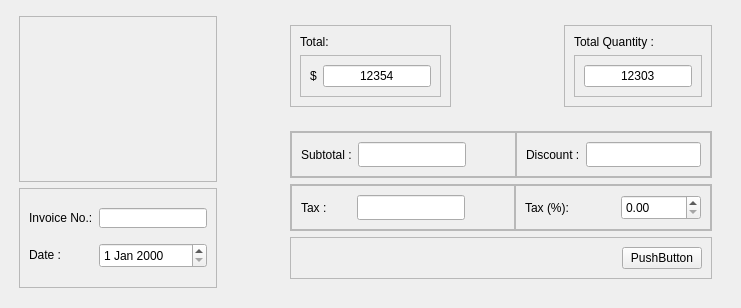
       <widget class="QWidget" name="invoiceInfoFrame" native="true">
        <property name="sizePolicy">
         <sizepolicy hsizetype="Preferred" vsizetype="Preferred">
          <horstretch>0</horstretch>
          <verstretch>0</verstretch>
         </sizepolicy>
        </property>
        <property name="maximumSize">
         <size>
          <width>16777215</width>
          <height>16777215</height>
         </size>
        </property>
        <layout class="QHBoxLayout" name="horizontalLayout_5">
         <property name="leftMargin">
          <number>10</number>
         </property>
         <property name="topMargin">
          <number>7</number>
         </property>
         <item>
          <widget class="QFrame" name="frame_12">
           <property name="frameShape">
            <enum>QFrame::NoFrame</enum>
           </property>
           <property name="frameShadow">
            <enum>QFrame::Raised</enum>
           </property>
           <property name="lineWidth">
            <number>0</number>
           </property>
           <layout class="QVBoxLayout" name="verticalLayout_7">
            <item>
             <widget class="QFrame" name="frame_13">
              <property name="frameShape">
               <enum>QFrame::StyledPanel</enum>
              </property>
              <property name="frameShadow">
               <enum>QFrame::Raised</enum>
              </property>
              <widget class="QLabel" name="label_23">
               <property name="geometry">
                <rect>
                 <x>10</x>
                 <y>-1</y>
                 <width>171</width>
                 <height>111</height>
                </rect>
               </property>
               <property name="text">
                <string/>
               </property>
               <property name="pixmap">
                <pixmap>../../../../business logo template company logo design ( - Made with PosterMyWall (2).png</pixmap>
               </property>
               <property name="scaledContents">
                <bool>true</bool>
               </property>
              </widget>
             </widget>
            </item>
            <item>
             <widget class="QFrame" name="frame">
              <property name="maximumSize">
               <size>
                <width>750</width>
                <height>100</height>
               </size>
              </property>
              <property name="frameShape">
               <enum>QFrame::StyledPanel</enum>
              </property>
              <property name="frameShadow">
               <enum>QFrame::Raised</enum>
              </property>
              <layout class="QFormLayout" name="formLayout">
               <item row="0" column="1">
                <spacer name="verticalSpacer_5">
                 <property name="orientation">
                  <enum>Qt::Vertical</enum>
                 </property>
                 <property name="sizeHint" stdset="0">
                  <size>
                   <width>20</width>
                   <height>40</height>
                  </size>
                 </property>
                </spacer>
               </item>
               <item row="1" column="0">
                <widget class="QLabel" name="label_12">
                 <property name="text">
                  <string>Invoice No.:</string>
                 </property>
                </widget>
               </item>
               <item row="1" column="1">
                <widget class="QLineEdit" name="n_invoice">
                 <property name="minimumSize">
                  <size>
                   <width>30</width>
                   <height>20</height>
                  </size>
                 </property>
                </widget>
               </item>
               <item row="3" column="0">
                <widget class="QLabel" name="label_13">
                 <property name="text">
                  <string>Date :</string>
                 </property>
                </widget>
               </item>
               <item row="3" column="1">
                <widget class="QDateEdit" name="dateEdit">
                 <property name="minimumSize">
                  <size>
                   <width>100</width>
                   <height>25</height>
                  </size>
                 </property>
                </widget>
               </item>
               <item row="4" column="1">
                <spacer name="verticalSpacer_3">
                 <property name="orientation">
                  <enum>Qt::Vertical</enum>
                 </property>
                 <property name="sizeHint" stdset="0">
                  <size>
                   <width>20</width>
                   <height>40</height>
                  </size>
                 </property>
                </spacer>
               </item>
               <item row="2" column="1">
                <spacer name="verticalSpacer_7">
                 <property name="orientation">
                  <enum>Qt::Vertical</enum>
                 </property>
                 <property name="sizeHint" stdset="0">
                  <size>
                   <width>20</width>
                   <height>40</height>
                  </size>
                 </property>
                </spacer>
               </item>
              </layout>
             </widget>
            </item>
           </layout>
          </widget>
         </item>
         <item>
          <spacer name="horizontalSpacer_5">
           <property name="orientation">
            <enum>Qt::Horizontal</enum>
           </property>
           <property name="sizeHint" stdset="0">
            <size>
             <width>40</width>
             <height>20</height>
            </size>
           </property>
          </spacer>
         </item>
         <item>
          <widget class="QWidget" name="summaryFrame" native="true">
           <layout class="QVBoxLayout" name="verticalLayout_9">
            <item>
             <widget class="QWidget" name="widget_3" native="true">
              <layout class="QHBoxLayout" name="horizontalLayout_8">
               <item>
                <widget class="QFrame" name="card_1">
                 <property name="frameShape">
                  <enum>QFrame::StyledPanel</enum>
                 </property>
                 <property name="frameShadow">
                  <enum>QFrame::Raised</enum>
                 </property>
                 <property name="lineWidth">
                  <number>5</number>
                 </property>
                 <layout class="QVBoxLayout" name="verticalLayout_8">
                  <item>
                   <widget class="QLabel" name="label_19">
                    <property name="text">
                     <string>Total: </string>
                    </property>
                    <property name="alignment">
                     <set>Qt::AlignJustify|Qt::AlignVCenter</set>
                    </property>
                   </widget>
                  </item>
                  <item>
                   <widget class="QFrame" name="frame_4">
                    <property name="frameShape">
                     <enum>QFrame::StyledPanel</enum>
                    </property>
                    <property name="frameShadow">
                     <enum>QFrame::Raised</enum>
                    </property>
                    <layout class="QHBoxLayout" name="horizontalLayout_7">
                     <item>
                      <widget class="QLabel" name="label_16">
                       <property name="text">
                        <string>$</string>
                       </property>
                      </widget>
                     </item>
                     <item>
                      <widget class="QLineEdit" name="total">
                       <property name="text">
                        <string>12354</string>
                       </property>
                       <property name="alignment">
                        <set>Qt::AlignCenter</set>
                       </property>
                      </widget>
                     </item>
                    </layout>
                   </widget>
                  </item>
                 </layout>
                </widget>
               </item>
               <item>
                <spacer name="horizontalSpacer_6">
                 <property name="orientation">
                  <enum>Qt::Horizontal</enum>
                 </property>
                 <property name="sizeHint" stdset="0">
                  <size>
                   <width>40</width>
                   <height>20</height>
                  </size>
                 </property>
                </spacer>
               </item>
               <item>
                <widget class="QFrame" name="card_2">
                 <property name="frameShape">
                  <enum>QFrame::StyledPanel</enum>
                 </property>
                 <property name="frameShadow">
                  <enum>QFrame::Raised</enum>
                 </property>
                 <property name="lineWidth">
                  <number>4</number>
                 </property>
                 <layout class="QVBoxLayout" name="verticalLayout_11">
                  <item>
                   <widget class="QLabel" name="label_22">
                    <property name="text">
                     <string>Total Quantity :</string>
                    </property>
                   </widget>
                  </item>
                  <item>
                   <widget class="QFrame" name="frame_8">
                    <property name="frameShape">
                     <enum>QFrame::StyledPanel</enum>
                    </property>
                    <property name="frameShadow">
                     <enum>QFrame::Raised</enum>
                    </property>
                    <layout class="QHBoxLayout" name="horizontalLayout_11">
                     <item>
                      <widget class="QLineEdit" name="total_quantity">
                       <property name="text">
                        <string>12303</string>
                       </property>
                       <property name="alignment">
                        <set>Qt::AlignCenter</set>
                       </property>
                      </widget>
                     </item>
                    </layout>
                   </widget>
                  </item>
                 </layout>
                </widget>
               </item>
              </layout>
             </widget>
            </item>
            <item>
             <widget class="QWidget" name="widget_4" native="true">
              <layout class="QVBoxLayout" name="verticalLayout_12">
               <item>
                <widget class="QFrame" name="frame_7">
                 <property name="styleSheet">
                  <string notr="true"/>
                 </property>
                 <property name="frameShape">
                  <enum>QFrame::StyledPanel</enum>
                 </property>
                 <property name="frameShadow">
                  <enum>QFrame::Raised</enum>
                 </property>
                 <layout class="QHBoxLayout" name="horizontalLayout_12">
                  <property name="spacing">
                   <number>0</number>
                  </property>
                  <property name="leftMargin">
                   <number>0</number>
                  </property>
                  <property name="topMargin">
                   <number>0</number>
                  </property>
                  <property name="rightMargin">
                   <number>0</number>
                  </property>
                  <property name="bottomMargin">
                   <number>0</number>
                  </property>
                  <item>
                   <widget class="QFrame" name="frame_10">
                    <property name="frameShape">
                     <enum>QFrame::StyledPanel</enum>
                    </property>
                    <property name="frameShadow">
                     <enum>QFrame::Raised</enum>
                    </property>
                    <layout class="QHBoxLayout" name="horizontalLayout_15">
                     <item>
                      <widget class="QLabel" name="label_14">
                       <property name="minimumSize">
                        <size>
                         <width>50</width>
                         <height>0</height>
                        </size>
                       </property>
                       <property name="text">
                        <string>Subtotal :</string>
                       </property>
                      </widget>
                     </item>
                     <item>
                      <widget class="QLineEdit" name="subtotal">
                       <property name="minimumSize">
                        <size>
                         <width>100</width>
                         <height>25</height>
                        </size>
                       </property>
                       <property name="alignment">
                        <set>Qt::AlignRight|Qt::AlignTrailing|Qt::AlignVCenter</set>
                       </property>
                      </widget>
                     </item>
                     <item>
                      <spacer name="horizontalSpacer_7">
                       <property name="orientation">
                        <enum>Qt::Horizontal</enum>
                       </property>
                       <property name="sizeHint" stdset="0">
                        <size>
                         <width>40</width>
                         <height>20</height>
                        </size>
                       </property>
                      </spacer>
                     </item>
                    </layout>
                   </widget>
                  </item>
                  <item>
                   <widget class="QFrame" name="frame_11">
                    <property name="frameShape">
                     <enum>QFrame::StyledPanel</enum>
                    </property>
                    <property name="frameShadow">
                     <enum>QFrame::Raised</enum>
                    </property>
                    <layout class="QHBoxLayout" name="horizontalLayout_14">
                     <item>
                      <widget class="QLabel" name="label_17">
                       <property name="minimumSize">
                        <size>
                         <width>50</width>
                         <height>0</height>
                        </size>
                       </property>
                       <property name="text">
                        <string>Discount :</string>
                       </property>
                      </widget>
                     </item>
                     <item>
                      <widget class="QLineEdit" name="discount">
                       <property name="minimumSize">
                        <size>
                         <width>0</width>
                         <height>25</height>
                        </size>
                       </property>
                       <property name="alignment">
                        <set>Qt::AlignRight|Qt::AlignTrailing|Qt::AlignVCenter</set>
                       </property>
                      </widget>
                     </item>
                    </layout>
                   </widget>
                  </item>
                 </layout>
                </widget>
               </item>
               <item>
                <widget class="QFrame" name="frame_9">
                 <property name="styleSheet">
                  <string notr="true"/>
                 </property>
                 <property name="frameShape">
                  <enum>QFrame::StyledPanel</enum>
                 </property>
                 <property name="frameShadow">
                  <enum>QFrame::Raised</enum>
                 </property>
                 <layout class="QHBoxLayout" name="horizontalLayout_13">
                  <property name="spacing">
                   <number>0</number>
                  </property>
                  <property name="leftMargin">
                   <number>0</number>
                  </property>
                  <property name="topMargin">
                   <number>0</number>
                  </property>
                  <property name="rightMargin">
                   <number>0</number>
                  </property>
                  <property name="bottomMargin">
                   <number>0</number>
                  </property>
                  <item>
                   <widget class="QFrame" name="frame_2">
                    <property name="frameShape">
                     <enum>QFrame::StyledPanel</enum>
                    </property>
                    <property name="frameShadow">
                     <enum>QFrame::Raised</enum>
                    </property>
                    <layout class="QHBoxLayout" name="horizontalLayout_6">
                     <item>
                      <widget class="QLabel" name="label_15">
                       <property name="minimumSize">
                        <size>
                         <width>50</width>
                         <height>0</height>
                        </size>
                       </property>
                       <property name="text">
                        <string>Tax :</string>
                       </property>
                      </widget>
                     </item>
                     <item>
                      <widget class="QLineEdit" name="tax">
                       <property name="sizePolicy">
                        <sizepolicy hsizetype="Expanding" vsizetype="Fixed">
                         <horstretch>0</horstretch>
                         <verstretch>0</verstretch>
                        </sizepolicy>
                       </property>
                       <property name="minimumSize">
                        <size>
                         <width>100</width>
                         <height>25</height>
                        </size>
                       </property>
                       <property name="alignment">
                        <set>Qt::AlignRight|Qt::AlignTrailing|Qt::AlignVCenter</set>
                       </property>
                      </widget>
                     </item>
                     <item>
                      <spacer name="horizontalSpacer_8">
                       <property name="orientation">
                        <enum>Qt::Horizontal</enum>
                       </property>
                       <property name="sizeHint" stdset="0">
                        <size>
                         <width>40</width>
                         <height>20</height>
                        </size>
                       </property>
                      </spacer>
                     </item>
                    </layout>
                   </widget>
                  </item>
                  <item>
                   <widget class="QFrame" name="frame_3">
                    <property name="frameShape">
                     <enum>QFrame::StyledPanel</enum>
                    </property>
                    <property name="frameShadow">
                     <enum>QFrame::Raised</enum>
                    </property>
                    <layout class="QHBoxLayout" name="horizontalLayout_16">
                     <item>
                      <widget class="QLabel" name="label_18">
                       <property name="minimumSize">
                        <size>
                         <width>50</width>
                         <height>0</height>
                        </size>
                       </property>
                       <property name="text">
                        <string>Tax (%):</string>
                       </property>
                      </widget>
                     </item>
                     <item>
                      <spacer name="horizontalSpacer_9">
                       <property name="orientation">
                        <enum>Qt::Horizontal</enum>
                       </property>
                       <property name="sizeHint" stdset="0">
                        <size>
                         <width>40</width>
                         <height>20</height>
                        </size>
                       </property>
                      </spacer>
                     </item>
                     <item>
                      <widget class="QDoubleSpinBox" name="set_tax">
                       <property name="minimumSize">
                        <size>
                         <width>80</width>
                         <height>25</height>
                        </size>
                       </property>
                      </widget>
                     </item>
                    </layout>
                   </widget>
                  </item>
                 </layout>
                </widget>
               </item>
               <item>
                <widget class="QFrame" name="frame_5">
                 <property name="frameShape">
                  <enum>QFrame::StyledPanel</enum>
                 </property>
                 <property name="frameShadow">
                  <enum>QFrame::Raised</enum>
                 </property>
                 <layout class="QHBoxLayout" name="horizontalLayout_9">
                  <item>
                   <widget class="QFrame" name="frame_14">
                    <property name="frameShape">
                     <enum>QFrame::StyledPanel</enum>
                    </property>
                    <property name="frameShadow">
                     <enum>QFrame::Raised</enum>
                    </property>
                   </widget>
                  </item>
                  <item>
                   <spacer name="horizontalSpacer_10">
                    <property name="orientation">
                     <enum>Qt::Horizontal</enum>
                    </property>
                    <property name="sizeHint" stdset="0">
                     <size>
                      <width>40</width>
                      <height>20</height>
                     </size>
                    </property>
                   </spacer>
                  </item>
                  <item>
                   <widget class="QPushButton" name="pushButton">
                    <property name="text">
                     <string>PushButton</string>
                    </property>
                   </widget>
                  </item>
                 </layout>
                </widget>
               </item>
              </layout>
             </widget>
            </item>
           </layout>
          </widget>
         </item>
        </layout>
       </widget>
